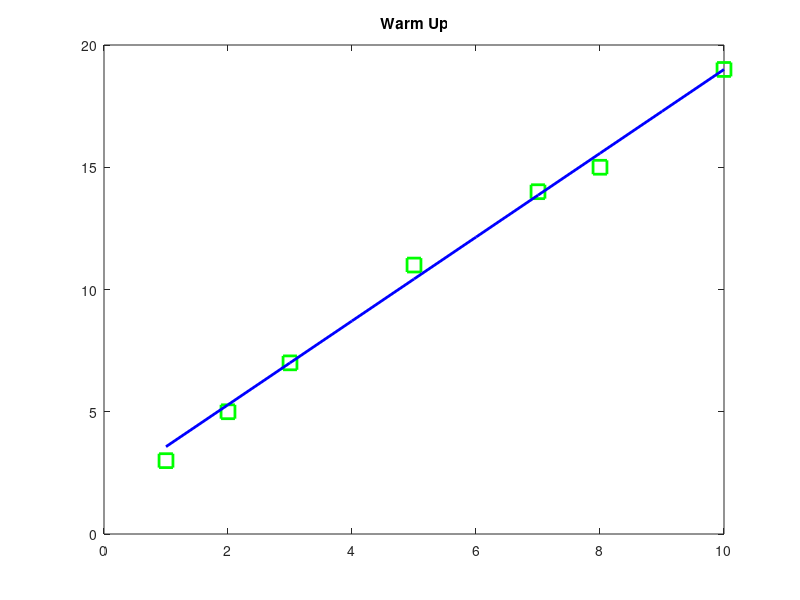

Source code (MATLAB):
%P3 Warm Up

X = [1,2,3,5,7,8,10]
Y = [3,5,7,11,14,15,19]

a = 1.7142857 
b = 1.8571429 
max = 0.57142857 
x=1:10
z = a * x + b


xlabel('')
ylabel('')

plot(X,Y,'gs','LineWidth',2,'MarkerSize',10,'MarkerEdgeColor','g')
title('Warm Up' )
hold
plot(z, '-b','LineWidth',2)
